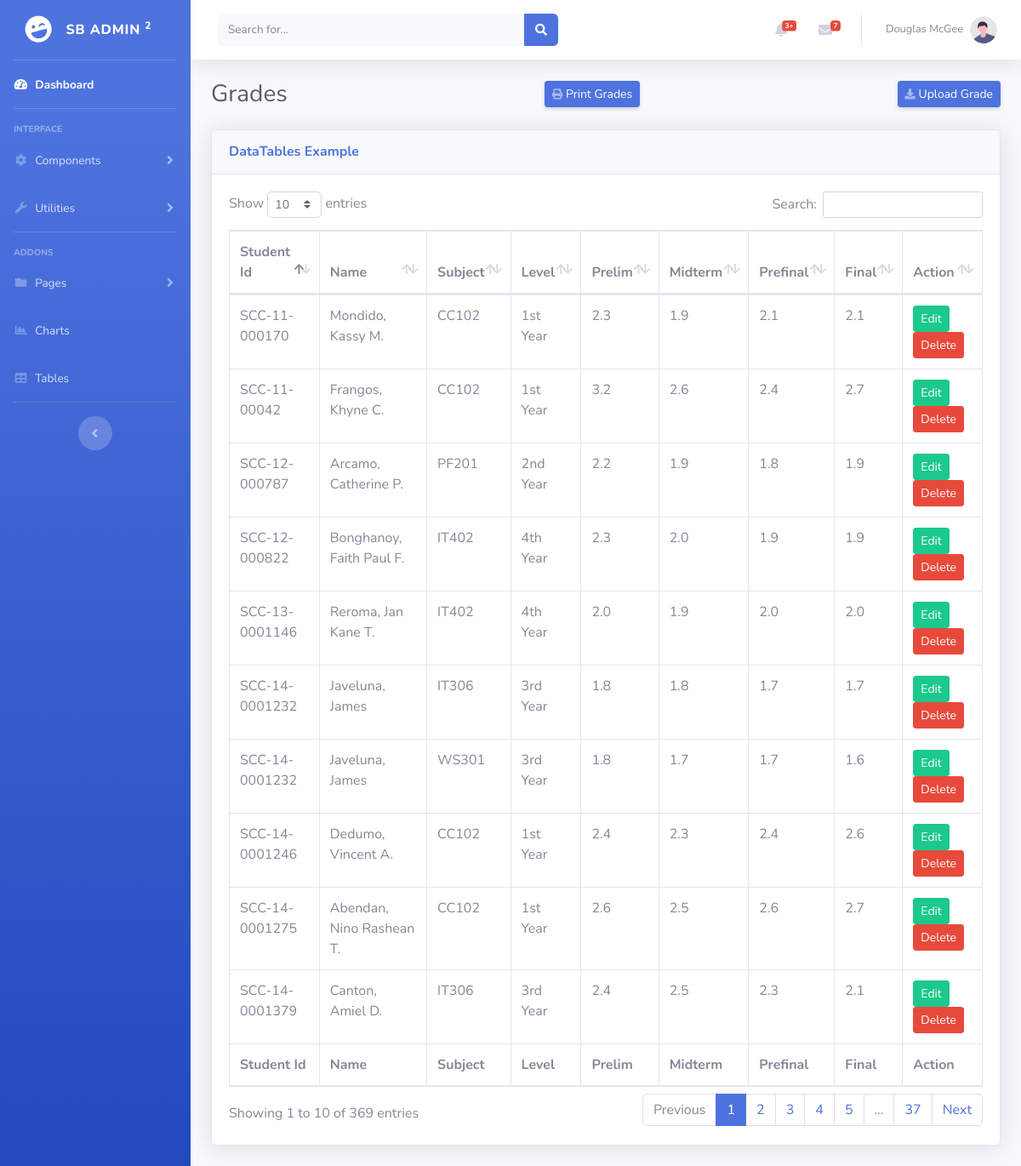
/admin/grade-table.php, run on the app's committed database.
### tables this page shows
CREATE TABLE `tbl_grades` (
  `grd_id` int(20) NOT NULL,
  `s_id` varchar(50) NOT NULL,
  `sbj_id` int(10) NOT NULL,
  `sy_id` int(10) NOT NULL,
  `sem_id` int(10) NOT NULL,
  `sec_id` int(10) NOT NULL,
  `yr_id` int(10) NOT NULL,
  `prelim` varchar(10) NOT NULL,
  `midterm` varchar(10) NOT NULL,
  `prefinal` varchar(10) NOT NULL,
  `final` varchar(10) NOT NULL
);

CREATE TABLE `tbl_students` (
  `s_id` varchar(20) NOT NULL,
  `s_name` varchar(60) NOT NULL,
  `s_bdate` varchar(15) NOT NULL,
  `s_gender` varchar(10) NOT NULL,
  `s_address` longtext NOT NULL,
  `s_status` varchar(20) NOT NULL,
  `s_pass` varchar(200) NOT NULL,
  `s_email` varchar(50) NOT NULL,
  `yr_id` int(10) NOT NULL
);

CREATE TABLE `tbl_subject` (
  `sbj_id` int(10) NOT NULL,
  `sbj_code` varchar(20) NOT NULL,
  `sbj_desc` varchar(300) NOT NULL,
  `sbj_unit` int(5) NOT NULL
);

CREATE TABLE `tbl_yr` (
  `yr_id` int(10) NOT NULL,
  `yr_desc` varchar(10) NOT NULL
);

### admin/grade-table.php (the view, shortened to what this page needs)
<?php
include_once '../templates/header.php';
?>
                <div class="container-fluid">
                <div class="d-sm-flex align-items-center justify-content-between mb-4">
                        <h1 class="h3 mb-0 text-gray-800">Grades</h1>
                        <a href="../print/print-filter.grade.php" class="d-none d-sm-inline-block btn btn-sm btn-primary shadow-sm"><i class="fas fa-print fa-sm text-white-50"></i> Print Grades</a>
                        <a href="../upload/upload.grade.php" class="d-none d-sm-inline-block btn btn-sm btn-primary shadow-sm"><i class="fas fa-download fa-sm text-white-50"></i> Upload Grade</a>
                    </div>
                    <div class="card shadow mb-4">
                        <div class="card-header py-3">
                            <h6 class="m-0 font-weight-bold text-primary">DataTables Example</h6>
                        </div>
                        <div class="card-body">
                            <div class="table-responsive">
                                <table class="table table-bordered" id="dataTable" width="100%" cellspacing="0">
                                    <thead>
                                        <tr>
                                        <th>Student Id</th>
                                        <th>Name</th>
                                        <th>Subject</th>
                                        <th>Level</th>
                                        <th>Prelim</th>
                                        <th>Midterm</th>
                                        <th>Prefinal</th>
                                        <th>Final</th>
                                        <th>Action</th>
                                        </tr>
                                    </thead>
                                    <tfoot>
                                        <tr>
                                        <th>Student Id</th>
                                        <th>Name</th>
                                        <th>Subject</th>
                                        <th>Level</th>
                                        <th>Prelim</th>
                                        <th>Midterm</th>
                                        <th>Prefinal</th>
                                        <th>Final</th>
                                        <th>Action</th>
                                        </tr>
                                    </tfoot>
                                    <tbody>
                                    <?php
                                        $database = new Connection();
                                        $db = $database->open();
                                        try{
                                            $sql = 'SELECT
                                            *
                                            FROM tbl_grades
                                            INNER JOIN tbl_students
                                            ON tbl_grades.s_id=tbl_students.s_id
                                            INNER JOIN tbl_subject
                                            ON tbl_grades.sbj_id=tbl_subject.sbj_id
                                            INNER JOIN tbl_yr
                                            ON tbl_students.yr_id=tbl_yr.yr_id
                                            ORDER BY tbl_students.s_name ASC';
                                            foreach ($db->query($sql) as $row) {
                                                ?>
                                                <tr>
                                                    <td><?php echo $row["s_id"]?></td>
                                                    <td><?php echo $row["s_name"]?></td>
                                                    <td><?php echo $row["sbj_code"]?></td>
                                                    <td><?php echo $row["yr_desc"]?></td>
                                                    <td><?php echo $row["prelim"]?></td>
                                                    <td><?php echo $row["midterm"] ?></td>
                                                    <td><?php echo $row["prefinal"] ?></td>
                                                    <td><?php echo $row["final"] ?></td>
                                                    <td>
                                                        <a href="#edit_<?php echo $row['s_id']; ?>" class="btn btn-success btn-sm" data-toggle="modal"><span class="glyphicon glyphicon-edit"></span> Edit</a>
                                                        <a href="#delete_<?php echo $row['s_id']; ?>" class="btn btn-danger btn-sm" data-toggle="modal"><span class="glyphicon glyphicon-trash"></span> Delete</a>
                                                    </td>
                                                </tr>
                                                <?php
                                            }
                                        }
                                        catch(PDOException $e){
                                            echo "There is some problem in connection: " . $e->getMessage();
                                        }
                                    ?>
                                    </tbody>
                                </table>
                            </div>
                        </div>
                    </div>
                </div>
<?php
include_once '../templates/footer.php';
?>

### templates/header.php (shortened to what this page needs)
<!DOCTYPE html>
<html lang="en">
<head>
    <link href="../vendor/fontawesome-free/css/all.min.css" rel="stylesheet" type="text/css">
    <link href="../css/sb-admin-2.min.css" rel="stylesheet">
    <link href="../vendor/datatables/dataTables.bootstrap4.min.css" rel="stylesheet">
</head>
<body id="page-top">
    <div id="wrapper">
        <ul class="navbar-nav bg-gradient-primary sidebar sidebar-dark accordion" id="accordionSidebar">
            <a class="sidebar-brand d-flex align-items-center justify-content-center" href="index.html">
                <div class="sidebar-brand-icon rotate-n-15">
                    <i class="fas fa-laugh-wink"></i>
                </div>
                <div class="sidebar-brand-text mx-3">SB Admin <sup>2</sup></div>
            </a>
            <hr class="sidebar-divider my-0">
            <li class="nav-item active">
                <a class="nav-link" href="index.html">
                    <i class="fas fa-fw fa-tachometer-alt"></i>
                    <span>Dashboard</span></a>
            </li>
            <hr class="sidebar-divider">
            <div class="sidebar-heading">
                Interface
            </div>
            <li class="nav-item">
                <a class="nav-link collapsed" href="#" data-toggle="collapse" data-target="#collapseTwo"
                    aria-expanded="true" aria-controls="collapseTwo">
                    <i class="fas fa-fw fa-cog"></i>
                    <span>Components</span>
                </a>
            </li>
            <li class="nav-item">
                <a class="nav-link collapsed" href="#" data-toggle="collapse" data-target="#collapseUtilities"
                    aria-expanded="true" aria-controls="collapseUtilities">
                    <i class="fas fa-fw fa-wrench"></i>
                    <span>Utilities</span>
                </a>
            </li>
            <hr class="sidebar-divider">
            <div class="sidebar-heading">
                Addons
            </div>
            <li class="nav-item">
                <a class="nav-link collapsed" href="#" data-toggle="collapse" data-target="#collapsePages"
                    aria-expanded="true" aria-controls="collapsePages">
                    <i class="fas fa-fw fa-folder"></i>
                    <span>Pages</span>
                </a>
            </li>
            <li class="nav-item">
                <a class="nav-link" href="charts.html">
                    <i class="fas fa-fw fa-chart-area"></i>
                    <span>Charts</span></a>
            </li>
            <li class="nav-item">
                <a class="nav-link" href="tables.html">
                    <i class="fas fa-fw fa-table"></i>
                    <span>Tables</span></a>
            </li>
            <hr class="sidebar-divider d-none d-md-block">
            <div class="text-center d-none d-md-inline">
                <button class="rounded-circle border-0" id="sidebarToggle"></button>
            </div>
        </ul>
        <div id="content-wrapper" class="d-flex flex-column">
            <div id="content">
                <nav class="navbar navbar-expand navbar-light bg-white topbar mb-4 static-top shadow">
                    <form
                        class="d-none d-sm-inline-block form-inline mr-auto ml-md-3 my-2 my-md-0 mw-100 navbar-search">
                        <div class="input-group">
                            <input type="text" class="form-control bg-light border-0 small" placeholder="Search for..."
                                aria-label="Search" aria-describedby="basic-addon2">
                            <div class="input-group-append">
                                <button class="btn btn-primary" type="button">
                                    <i class="fas fa-search fa-sm"></i>
                                </button>
                            </div>
                        </div>
                    </form>
                    <ul class="navbar-nav ml-auto">
                        <li class="nav-item dropdown no-arrow mx-1">
                            <a class="nav-link dropdown-toggle" href="#" id="alertsDropdown" role="button"
                                data-toggle="dropdown" aria-haspopup="true" aria-expanded="false">
                                <i class="fas fa-bell fa-fw"></i>
                                <span class="badge badge-danger badge-counter">3+</span>
                            </a>
                        </li>
                        <li class="nav-item dropdown no-arrow mx-1">
                            <a class="nav-link dropdown-toggle" href="#" id="messagesDropdown" role="button"
                                data-toggle="dropdown" aria-haspopup="true" aria-expanded="false">
                                <i class="fas fa-envelope fa-fw"></i>
                                <span class="badge badge-danger badge-counter">7</span>
                            </a>
                        </li>
                        <li class="nav-item dropdown no-arrow">
                            <a class="nav-link dropdown-toggle" href="#" id="userDropdown" role="button"
                                data-toggle="dropdown" aria-haspopup="true" aria-expanded="false">
                                <span class="mr-2 d-none d-lg-inline text-gray-600 small">Douglas McGee</span>
                                <img class="img-profile rounded-circle"
                                    src="../img/undraw_profile.svg">
                            </a>
                        </li>
                    </ul>
                </nav>

### templates/footer.php (shortened to what this page needs)
</div>
</body>
</html>

### data on the page
tbl_grades: s.s_id "SCC-14-0001275", s.s_name "Abendan, Nino Rashean T.", sbj.sbj_code "CC102", yr.yr_desc "1st Year", prelim "2.6", midterm "2.5", prefinal "2.6", final "2.7"
tbl_grades: s.s_id "SCC-12-000787", s.s_name "Arcamo, Catherine P.", sbj.sbj_code "PF201", yr.yr_desc "2nd Year", prelim "2.2", midterm "1.9", prefinal "1.8", final "1.9"
tbl_grades: s.s_id "SCC-12-000822", s.s_name "Bonghanoy, Faith Paul F.", sbj.sbj_code "IT402", yr.yr_desc "4th Year", prelim "2.3", midterm "2.0", prefinal "1.9", final "1.9"
tbl_grades: s.s_id "SCC-14-0001379", s.s_name "Canton, Amiel D.", sbj.sbj_code "IT306", yr.yr_desc "3rd Year", prelim "2.4", midterm "2.5", prefinal "2.3", final "2.1"
tbl_grades: s.s_id "SCC-14-0001246", s.s_name "Dedumo, Vincent A.", sbj.sbj_code "CC102", yr.yr_desc "1st Year", prelim "2.4", midterm "2.3", prefinal "2.4", final "2.6"
tbl_grades: s.s_id "SCC-11-00042", s.s_name "Frangos, Khyne C.", sbj.sbj_code "CC102", yr.yr_desc "1st Year", prelim "3.2", midterm "2.6", prefinal "2.4", final "2.7"
tbl_grades: s.s_id "SCC-14-0001232", s.s_name "Javeluna, James", sbj.sbj_code "IT306", yr.yr_desc "3rd Year", prelim "1.8", midterm "1.8", prefinal "1.7", final "1.7"
tbl_grades: s.s_id "SCC-14-0001232", s.s_name "Javeluna, James", sbj.sbj_code "WS301", yr.yr_desc "3rd Year", prelim "1.8", midterm "1.7", prefinal "1.7", final "1.6"
tbl_grades: s.s_id "SCC-11-000170", s.s_name "Mondido, Kassy M.", sbj.sbj_code "CC102", yr.yr_desc "1st Year", prelim "2.3", midterm "1.9", prefinal "2.1", final "2.1"
tbl_grades: s.s_id "SCC-13-0001146", s.s_name "Reroma, Jan Kane T.", sbj.sbj_code "IT402", yr.yr_desc "4th Year", prelim "2.0", midterm "1.9", prefinal "2.0", final "2.0"
